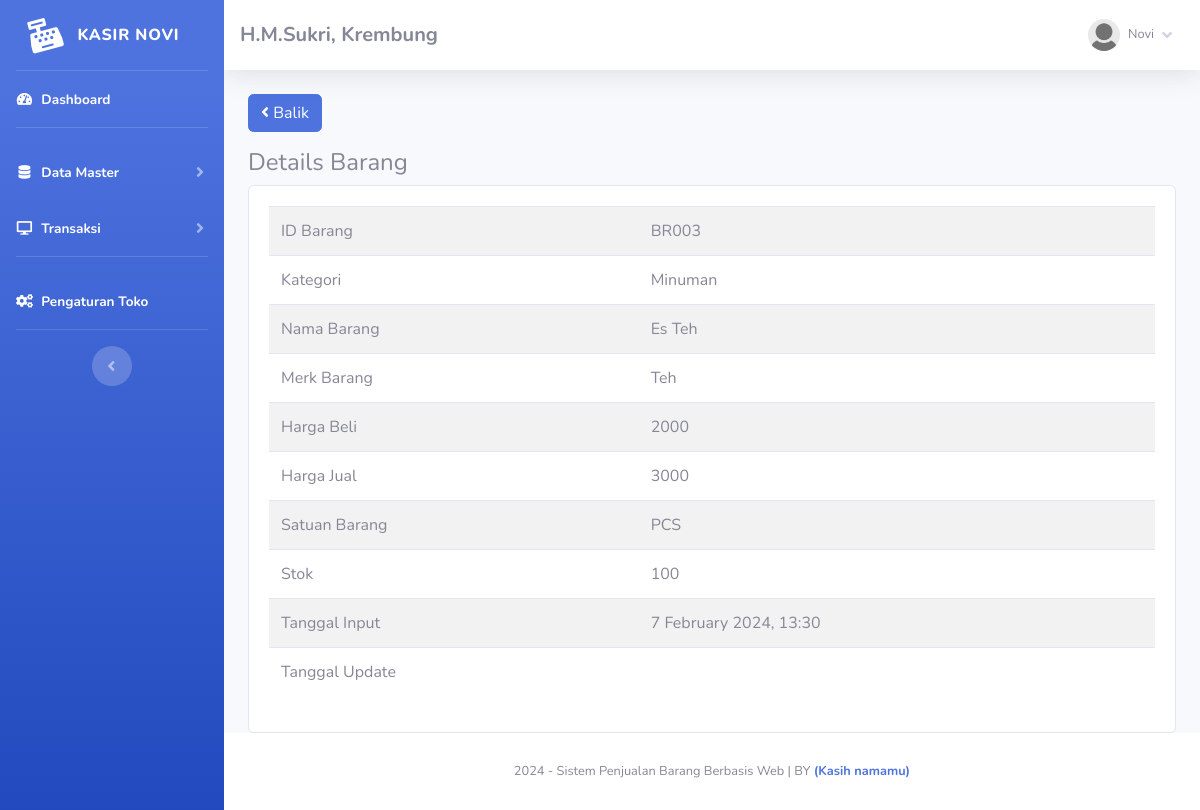
The app's page /index.php?page=barang/details&barang=BR003 (signed in) with its own data.
### tables this page shows
CREATE TABLE IF NOT EXISTS `toko` (
  `id_toko` int NOT NULL AUTO_INCREMENT,
  `nama_toko` varchar(255) NOT NULL,
  `alamat_toko` text NOT NULL,
  `tlp` varchar(255) NOT NULL,
  `nama_pemilik` varchar(255) NOT NULL,
  PRIMARY KEY (`id_toko`)
);

CREATE TABLE IF NOT EXISTS `member` (
  `id_member` int NOT NULL AUTO_INCREMENT,
  `nm_member` varchar(255) NOT NULL,
  `alamat_member` text NOT NULL,
  `telepon` varchar(255) NOT NULL,
  `email` varchar(255) NOT NULL,
  `gambar` text NOT NULL,
  `NIK` text NOT NULL,
  PRIMARY KEY (`id_member`)
);

CREATE TABLE IF NOT EXISTS `barang` (
  `id` int NOT NULL AUTO_INCREMENT,
  `id_barang` varchar(255) NOT NULL,
  `id_kategori` int NOT NULL,
  `nama_barang` text NOT NULL,
  `merk` varchar(255) NOT NULL,
  `harga_beli` varchar(255) NOT NULL,
  `harga_jual` varchar(255) NOT NULL,
  `satuan_barang` varchar(255) NOT NULL,
  `stok` text NOT NULL,
  `tgl_input` varchar(255) NOT NULL,
  `tgl_update` varchar(255) DEFAULT NULL,
  PRIMARY KEY (`id`)
);

CREATE TABLE IF NOT EXISTS `kategori` (
  `id_kategori` int NOT NULL AUTO_INCREMENT,
  `nama_kategori` varchar(255) NOT NULL,
  `tgl_input` varchar(255) NOT NULL,
  PRIMARY KEY (`id_kategori`)
);

### admin/module/barang/details/index.php (the view, shortened to what this page needs)
<?php
	$id = $_GET['barang'];
	$hasil = $lihat -> barang_edit($id);
?>
<a href="index.php?page=barang" class="btn btn-primary mb-3"><i class="fa fa-angle-left"></i> Balik </a>
<h4>Details Barang</h4>
<div class="card card-body">
	<div class="table-responsive">
		<table class="table table-striped">
			<tr>
				<td>ID Barang</td>
				<td><?php echo $hasil['id_barang'];?></td>
			</tr>
			<tr>
				<td>Kategori</td>
				<td><?php echo $hasil['nama_kategori'];?></td>
			</tr>
			<tr>
				<td>Nama Barang</td>
				<td><?php echo $hasil['nama_barang'];?></td>
			</tr>
			<tr>
				<td>Merk Barang</td>
				<td><?php echo $hasil['merk'];?></td>
			</tr>
			<tr>
				<td>Harga Beli</td>
				<td><?php echo $hasil['harga_beli'];?></td>
			</tr>
			<tr>
				<td>Harga Jual</td>
				<td><?php echo $hasil['harga_jual'];?></td>
			</tr>
			<tr>
				<td>Satuan Barang</td>
				<td><?php echo $hasil['satuan_barang'];?></td>
			</tr>
			<tr>
				<td>Stok</td>
				<td><?php echo $hasil['stok'];?></td>
			</tr>
			<tr>
				<td>Tanggal Input</td>
				<td><?php echo $hasil['tgl_input'];?></td>
			</tr>
			<tr>
				<td>Tanggal Update</td>
				<td><?php echo $hasil['tgl_update'];?></td>
			</tr>
		</table>
	</div>
</div>

### index.php (shortened to what this page needs)
<?php
	if(!empty($_SESSION['admin'])){
		require 'config.php';
		$lihat = new view($config);
		$toko = $lihat -> toko();
			include 'admin/template/header.php';
			include 'admin/template/sidebar.php';
				if(!empty($_GET['page'])){
					include 'admin/module/'.$_GET['page'].'/index.php';
				}else{
					include 'admin/template/home.php';
				}
			include 'admin/template/footer.php';
	}else{
		echo '<script>window.location="login.php";</script>';
		exit;
	}
?>

### admin/template/header.php (shortened to what this page needs)
<!DOCTYPE html>
<html lang="en">
<head>
    <link href="sb-admin/vendor/fontawesome-free/css/all.min.css" rel="stylesheet" type="text/css">
    <link href="sb-admin/css/sb-admin-2.min.css" rel="stylesheet">
    <link rel="stylesheet" href="sb-admin/vendor/datatables/dataTables.bootstrap4.css" />
</head>
<body id="page-top">
    <div id="wrapper">

### admin/template/sidebar.php (shortened to what this page needs)
<?php
    $id = $_SESSION['admin']['id_member'];
    $hasil_profil = $lihat -> member_edit($id);
?>
<ul class="navbar-nav bg-gradient-primary sidebar sidebar-dark accordion" id="accordionSidebar">
    <a class="sidebar-brand d-flex align-items-center justify-content-center" href="index.php">
        <div class="sidebar-brand-icon rotate-n-15">
            <i class="fas fa-cash-register"></i>
        </div>
        <div class="sidebar-brand-text mx-3">Kasir Novi<sup></sup></div>
    </a>
    <hr class="sidebar-divider my-0">
    <li class="nav-item active">
        <a class="nav-link" href="index.php">
            <i class="fas fa-fw fa-tachometer-alt"></i>
            <span>Dashboard</span></a>
    </li>
    <hr class="sidebar-divider">
    <li class="nav-item active">
        <a class="nav-link collapsed" href="#" data-toggle="collapse" data-target="#collapseTwo" aria-expanded="true"
            aria-controls="collapseTwo">
            <i class="fas fa-fw fa-database"></i>
            <span>Data Master</span>
        </a>
    </li>
    <li class="nav-item active">
        <a class="nav-link collapsed" href="#" data-toggle="collapse" data-target="#collapse3" aria-expanded="true"
            aria-controls="collapse3">
            <i class="fas fa-fw fa-desktop"></i>
            <span>Transaksi</span>
        </a>
    </li>
    <hr class="sidebar-divider">
    <li class="nav-item active">
        <a class="nav-link" href="index.php?page=pengaturan">
            <i class="fas fa-fw fa-cogs"></i>
            <span>Pengaturan Toko</span></a>
    </li>
    <hr class="sidebar-divider d-none d-md-block">
    <div class="text-center d-none d-md-inline">
        <button class="rounded-circle border-0" id="sidebarToggle"></button>
    </div>
</ul>
<div id="content-wrapper" class="d-flex flex-column">
    <div id="content">
        <nav class="navbar navbar-expand navbar-light bg-white topbar mb-4 static-top shadow">
            <h5 class="d-lg-block d-none mt-2"><b><?php echo $toko['nama_toko'];?>, <?php echo $toko['alamat_toko'];?></b></h5>
            <ul class="navbar-nav ml-auto">
                <li class="nav-item dropdown no-arrow">
                    <a class="nav-link dropdown-toggle" href="#" id="userDropdown" role="button" data-toggle="dropdown"
                        aria-haspopup="true" aria-expanded="false">
                        <img class="img-profile rounded-circle"
                            src="assets/img/user/<?php echo $hasil_profil['gambar'];?>">
                        <span
                            class="mr-2 d-none d-lg-inline text-gray-600 small ml-2"><?php echo $hasil_profil['nm_member'];?></span>
                        <i class="fas fa-angle-down"></i>
                    </a>
                </li>
            </ul>
        </nav>
        <div class="container-fluid">

### admin/template/footer.php (shortened to what this page needs)
 </div>
 </div>
 <footer class="sticky-footer bg-white">
     <div class="container my-auto">
         <div class="copyright text-center my-auto">
             <span>
                 <?php echo date('Y');?> - Sistem Penjualan Barang Berbasis Web |
                 BY <b><a href="" target="_blank">(Kasih namamu)</a></b>
             </span>
         </div>
     </div>
 </footer>
 </div>
 </div>
</body>
</html>

### records on screen
toko: nama_toko "H.M.Sukri", alamat_toko "Krembung"
barang: id_barang "BR003", id_kategori.nama_kategori "Minuman", nama_barang "Es Teh", merk "Teh", harga_beli "2000", harga_jual "3000", satuan_barang "PCS", stok "100", tgl_input "7 February 2024, 13:30"

### other values on screen
$hasil_profil['nm_member'] "Novi"
